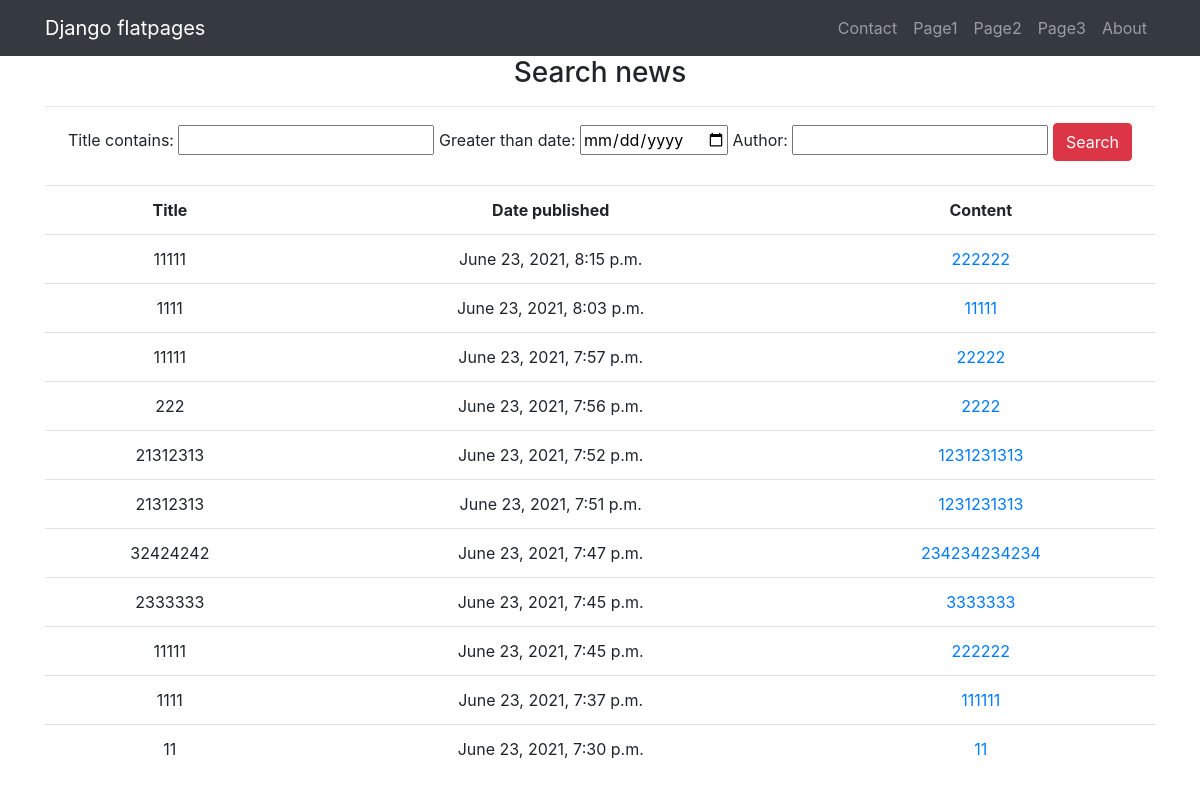
Before: /news/search with the older database file.
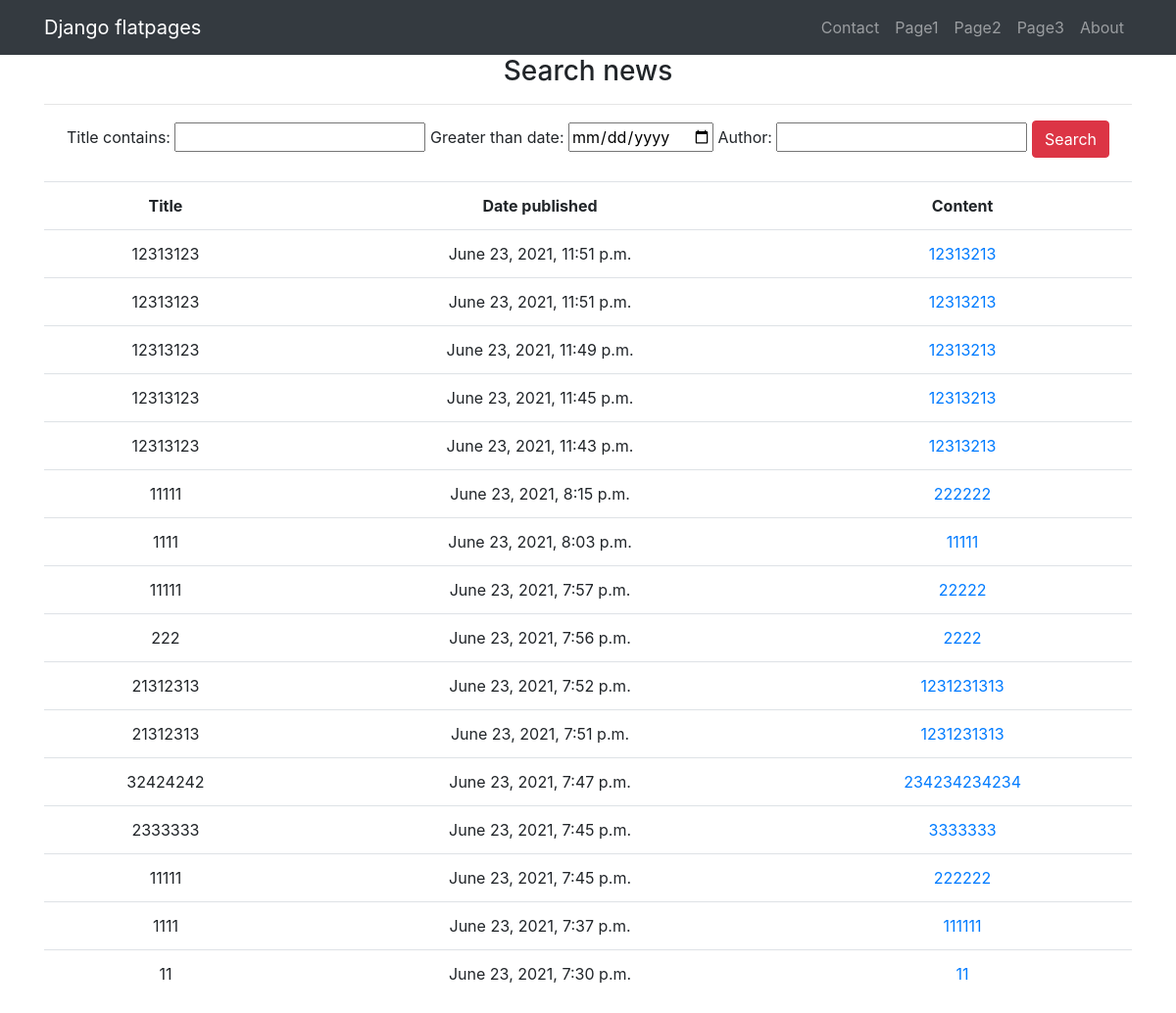
After: the same page with the newer database file.
### news/models.py (models this page shows, shortened)
class Post(models.Model):
    category = models.ManyToManyField(Category, through='PostCategory')
    author = models.ForeignKey(Author, on_delete=models.CASCADE)
    post_type = models.CharField(max_length=2, choices=[(
        'AR', 'Article'), ('NW', 'News')], default='NW')
    date = models.DateTimeField(auto_now_add=True)
    title = models.CharField(max_length=128)
    content = models.TextField(blank=True)
    rating = models.IntegerField(default=0)
    category_id = models.ForeignKey(Category, null=True, on_delete=models.CASCADE, related_name='category_id')

### news/views.py (the view)
# urls.py: path('search', SearchNews.as_view()),
class SearchNews(ListView):
    model = Post
    template_name = 'search.html'
    context_object_name = 'search'
    queryset = Post.objects.order_by('-date')
    paginate_by = 10
    def get_context_data(self,
                         **kwargs):  # забираем отфильтрованные объекты переопределяя метод get_context_data у наследуемого класса (привет, полиморфизм, мы скучали!!!)
        context = super().get_context_data(**kwargs)
        context['filter'] = PostFilter(self.request.GET,
                                          queryset=self.get_queryset())  # вписываем наш фильтр в контекст
        return context

### news/templatetags/custom_filters.py (called while the page is built)
@register.filter(name='censor')
def censor(value):
    obscene_values = [
        'word1', 'word2', 'word3', 'title_number_4'
    ]
    if isinstance(value, str):
        for i in value.split():
            if i in obscene_values:
                value = value.replace(i, '***')
    return value

### templates/search.html (shortened to what this page needs)
{% extends 'flatpages/default.html' %}
{% load custom_filters %}
{% block content %}
<h3>Search news</h3>
    <hr>
<form method="GET">
    {{ filter.form }}
    <input type="submit" value="Search" class="btn btn-danger">
</form>
<br>
{% if filter.qs %}
<table class='table'>
    <tr>
        <td><span class='font-weight-bold'>Title</span></td>
        <td align=center><span class='font-weight-bold text-nowrap'>Date published</td>
        <td><span class='font-weight-bold'>Content</td>
    </tr>
    {% for new in filter.qs %}
    <tr>
        <td>{{ new.title|censor }}</td>
        <td class='text-center'>{{ new.date }}</td>
        <td><a href="/news/{{ new.pk }}">{{ new.content|truncatechars:20|censor }}</a></td>
    </tr>
    {% endfor %}
</table>
{% else %}
<h4>oops! not found</h4>
{% endif %}
{% endblock content %}

### templates/flatpages/default.html (shortened to what this page needs)
{% load static %}
<!DOCTYPE html>
<html lang="en">
<head>
  <link href="{% static 'css/styles.css' %}" rel="stylesheet">
</head>
<body>
  <nav class="navbar navbar-expand-lg navbar-dark bg-dark static-top">
    <div class="container">
      <a class="navbar-brand" href="#">Django flatpages</a>
      <div class="collapse navbar-collapse" id="navbarResponsive">
        <ul class="navbar-nav ml-auto">
          <li class="nav-item">
            <a class="nav-link" href="/contacts/">Contact</a>
          </li>
          <li class="nav-item">
            <a class="nav-link" href="/page1/">Page1</a>
          </li>
          <li class="nav-item">
            <a class="nav-link" href="/page2/">Page2</a>
          </li>
          <li class="nav-item">
            <a class="nav-link" href="/page3/">Page3</a>
          </li>
          <li class="nav-item">
            <a class="nav-link" href="/about/">About</a>
          </li>
        </ul>
      </div>
    </div>
  </nav>
  <div class="container">
    <div class="row">
      <div class="col-lg-12 text-center">
       {% block content %}{% endblock content %}
      </div>
    </div>
  </div>
</body>
</html>

Changed rows visible on the page:
added Post: title|censor "12313123", date "June 23, 2021, 11:51 p.m.", content|censor "12313213"
added Post: title|censor "12313123", date "June 23, 2021, 11:51 p.m.", content|censor "12313213"
added Post: title|censor "12313123", date "June 23, 2021, 11:49 p.m.", content|censor "12313213"
added Post: title|censor "12313123", date "June 23, 2021, 11:45 p.m.", content|censor "12313213"
added Post: title|censor "12313123", date "June 23, 2021, 11:43 p.m.", content|censor "12313213"
